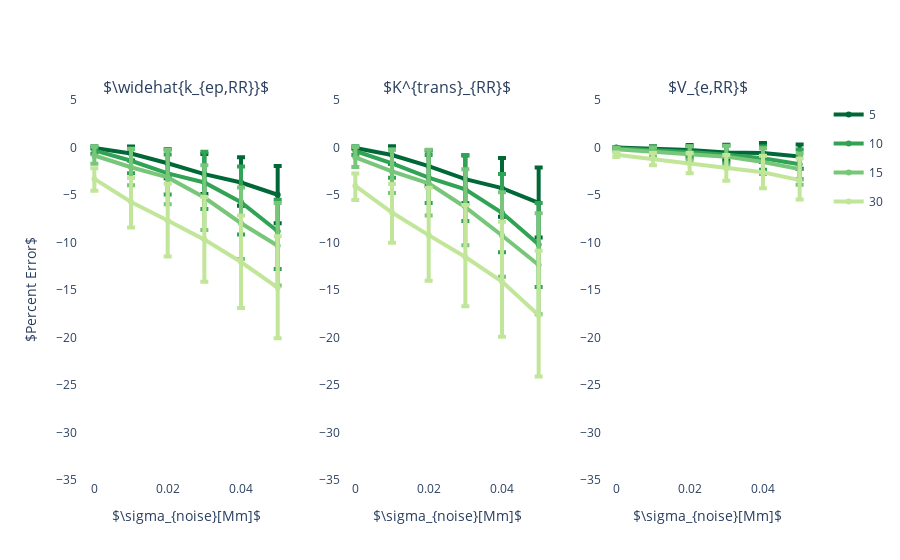

Here is the notebook cell this chart was saved with:
### Markdown cell above
# Figure 3

### Code cell
file = loadmat('fig2andfig3vars.mat')

listSigmaC = np.squeeze(np.asarray((np.reshape(file['listSigmaC'], 6))))

curErr = file['curErr']
errQt = file['errQt']
errMd = file['errMd']

curErr1 = file['curErr1']
errQt1 = file['errQt1']
errMd1 = file['errMd1']

curErr2 = file['curErr2']
errQt2 = file['errQt2']
errMd2 = file['errMd2']

fig = make_subplots(rows=1, cols=3, 
                    subplot_titles=(r'$\widehat{k_{ep,RR}}$', r'$K^{trans}_{RR}$', r'$V_{e,RR}$'),
                    )

# First subplot 
line_colours = cycle(['#006837','#31A354','#78C679','#C2E699'])

legend_values = cycle([5, 10, 15, 30])


for i in range(0,4):
    finalErrMd=np.squeeze(np.asarray((np.reshape(errMd[i,:], 6))))
    finalErrorDiff=np.squeeze(np.asarray((np.reshape(abs(errQt[i,:,0]-errMd[i,:]), 6))))
    finalErrorDiffMinus=np.squeeze(np.asarray((np.reshape(abs(errQt[i,:,1]-errMd[i,:]), 6))))
    fig.add_trace(go.Scatter(
        x=listSigmaC,
        y=finalErrMd,
        error_y=dict(
            type='data', # value of error bar given in data coordinates
            array=finalErrorDiff,
            arrayminus=finalErrorDiffMinus,
            symmetric=False,
            visible=True,
            thickness=4),
        name=next(legend_values),
        legendgroup=i,
        line_color=next(line_colours),
        line_width=4, showlegend=False
    ),row=1, col=1)
    



# Second subplot

line_colours = cycle(['#006837','#31A354','#78C679','#C2E699'])

for i in range(0,4):
    finalErrMd1=np.squeeze(np.asarray((np.reshape(errMd1[i,:], 6))))
    
    finalErrorDiff1=np.squeeze(np.asarray((np.reshape(abs(errQt1[i,:,0]-errMd1[i,:]), 6))))
    finalErrorDiffMinus1=np.squeeze(np.asarray((np.reshape(abs(errQt1[i,:,1]-errMd1[i,:]), 6))))
    fig.add_trace(go.Scatter(
        x=listSigmaC,
        y=finalErrMd1,
        error_y=dict(
            type='data', # value of error bar given in data coordinates
            array=finalErrorDiff1,
            arrayminus=finalErrorDiffMinus1,
            symmetric=False,
            visible=True,
            thickness=4),
        name=next(legend_values),
        legendgroup=i,
        line_color=next(line_colours),
        line_width=4, showlegend=False       
    ),row=1, col=2)




# Third subplot

legend_values=cycle(['5','10','15','30'])

    
line_colours = cycle(['#006837','#31A354','#78C679','#C2E699'])

for i in range(0,4):
    finalErrMd2=np.squeeze(np.asarray((np.reshape(errMd2[i,:], 6))))
    
    finalErrorDiff2=np.squeeze(np.asarray((np.reshape(abs(errQt2[i,:,0]-errMd2[i,:]), 6))))
    finalErrorDiffMinus2=np.squeeze(np.asarray((np.reshape(abs(errQt2[i,:,1]-errMd2[i,:]), 6))))
    fig.add_trace(go.Scatter(
        x=listSigmaC,
        y=finalErrMd2,
        error_y=dict(
            type='data', # value of error bar given in data coordinates
            array=finalErrorDiff2,
            arrayminus=finalErrorDiffMinus2,
            symmetric=False,
            visible=True,
            thickness=4),
        name=next(legend_values),
        legendgroup=i,
        line_color=next(line_colours),
        line_width=4, showlegend=True      
    ),row=1, col=3)

# General

fig.update_xaxes(title_text=r'$\sigma_{noise}[Mm]$')

fig.update_yaxes(range=[-35,5], tickvals=[-35,-30,-25,-20,-15,-10,-5,0,5], row=1, col=1)
fig.update_yaxes(range=[-35,5], tickvals=[-35,-30,-25,-20,-15,-10,-5,0,5], row=1, col=2)
fig.update_yaxes(range=[-35,5], tickvals=[-35,-30,-25,-20,-15,-10,-5,0,5], row=1, col=3)

fig.update_layout(yaxis=dict(title=r'$Percent Error$',
                             showline=True), 
                  plot_bgcolor='#ffffff',
)

fig.show()

### Figure 1 — Plotly figure (JSON) as saved in the notebook; plotly's stock layout.template omitted (floating-point values rounded to 4 significant figures)
{"data": [{"error_y": {"array": [0.03388, 0.7404, 1.466, 2.13, 2.661, 3.016], "arrayminus": [0.03991, 0.7325, 1.583, 2.102, 2.455, 3.008], "symmetric": false, "thickness": 4, "type": "data", "visible": true}, "legendgroup": "0", "line": {"color": "#006837", "width": 4}, "name": "5", "showlegend": false, "type": "scatter", "x": [0, 0.01, 0.02, 0.03, 0.04, 0.05], "xaxis": "x", "y": [-0.04748, -0.6308, -1.657, -2.805, -3.684, -4.975], "yaxis": "y"}, {"error_y": {"array": [0.4277, 1.256, 1.988, 3.223, 3.755, 3.3], "arrayminus": [0.3607, 1.308, 2.214, 2.78, 3.391, 3.973], "symmetric": false, "thickness": 4, "type": "data", "visible": true}, "legendgroup": "1", "line": {"color": "#31A354", "width": 4}, "name": "10", "showlegend": false, "type": "scatter", "x": [0, 0.01, 0.02, 0.03, 0.04, 0.05], "xaxis": "x", "y": [-0.2986, -1.395, -2.725, -3.681, -5.759, -8.812], "yaxis": "y"}, {"error_y": {"array": [0.937, 1.94, 2.928, 3.41, 3.774, 4.492], "arrayminus": [0.8652, 1.906, 2.811, 3.403, 3.773, 4.197], "symmetric": false, "thickness": 4, "type": "data", "visible": true}, "legendgroup": "2", "line": {"color": "#78C679", "width": 4}, "name": "15", "showlegend": false, "type": "scatter", "x": [0, 0.01, 0.02, 0.03, 0.04, 0.05], "xaxis": "x", "y": [-0.8457, -2.076, -3.151, -5.27, -7.974, -10.33], "yaxis": "y"}, {"error_y": {"array": [1.134, 2.523, 3.874, 4.485, 4.888, 5.406], "arrayminus": [1.235, 2.687, 3.791, 4.424, 4.83, 5.319], "symmetric": false, "thickness": 4, "type": "data", "visible": true}, "legendgroup": "3", "line": {"color": "#C2E699", "width": 4}, "name": "30", "showlegend": false, "type": "scatter", "x": [0, 0.01, 0.02, 0.03, 0.04, 0.05], "xaxis": "x", "y": [-3.308, -5.732, -7.677, -9.696, -12.05, -14.76], "yaxis": "y"}, {"error_y": {"array": [0.03961, 0.9244, 1.637, 2.503, 3.169, 3.725], "arrayminus": [0.04689, 0.9232, 2.097, 2.543, 3.014, 3.648], "symmetric": false, "thickness": 4, "type": "data", "visible": true}, "legendgroup": "0", "line": {"color": "#006837", "width": 4}, "name": "5", "showlegend": false, "type": "scatter", "x": [0, 0.01, 0.02, 0.03, 0.04, 0.05], "xaxis": "x2", "y": [-0.05945, -0.7883, -1.963, -3.333, -4.278, -5.838], "yaxis": "y2"}, {"error_y": {"array": [0.5, 1.461, 2.388, 3.608, 4.089, 4.379], "arrayminus": [0.4246, 1.522, 2.684, 3.326, 4.15, 4.48], "symmetric": false, "thickness": 4, "type": "data", "visible": true}, "legendgroup": "1", "line": {"color": "#31A354", "width": 4}, "name": "10", "showlegend": false, "type": "scatter", "x": [0, 0.01, 0.02, 0.03, 0.04, 0.05], "xaxis": "x2", "y": [-0.3663, -1.661, -3.168, -4.404, -6.869, -10.22], "yaxis": "y2"}, {"error_y": {"array": [1.097, 2.307, 3.524, 4.0, 4.55, 5.46], "arrayminus": [1.021, 2.265, 3.384, 4.014, 4.341, 5.196], "symmetric": false, "thickness": 4, "type": "data", "visible": true}, "legendgroup": "2", "line": {"color": "#78C679", "width": 4}, "name": "15", "showlegend": false, "type": "scatter", "x": [0, 0.01, 0.02, 0.03, 0.04, 0.05], "xaxis": "x2", "y": [-1.032, -2.523, -3.762, -6.286, -9.268, -12.37], "yaxis": "y2"}, {"error_y": {"array": [1.319, 3.016, 4.971, 5.48, 6.296, 6.796], "arrayminus": [1.476, 3.182, 4.794, 5.182, 5.816, 6.442], "symmetric": false, "thickness": 4, "type": "data", "visible": true}, "legendgroup": "3", "line": {"color": "#C2E699", "width": 4}, "name": "30", "showlegend": false, "type": "scatter", "x": [0, 0.01, 0.02, 0.03, 0.04, 0.05], "xaxis": "x2", "y": [-4.051, -6.847, -9.22, -11.53, -14.11, -17.66], "yaxis": "y2"}, {"error_y": {"array": [0.005823, 0.2524, 0.5184, 0.8232, 1.065, 1.252], "arrayminus": [0.006934, 0.2638, 0.579, 0.7952, 0.9247, 1.281], "symmetric": false, "thickness": 4, "type": "data", "visible": true}, "legendgroup": "0", "line": {"color": "#006837", "width": 4}, "name": "5", "showlegend": true, "type": "scatter", "x": [0, 0.01, 0.02, 0.03, 0.04, 0.05], "xaxis": "x3", "y": [-0.01194, -0.1395, -0.2504, -0.5283, -0.59, -0.9459], "yaxis": "y3"}, {"error_y": {"array": [0.07539, 0.3744, 0.644, 0.9535, 1.251, 1.544], "arrayminus": [0.06383, 0.2997, 0.6197, 0.855, 1.219, 1.579], "symmetric": false, "thickness": 4, "type": "data", "visible": true}, "legendgroup": "1", "line": {"color": "#31A354", "width": 4}, "name": "10", "showlegend": true, "type": "scatter", "x": [0, 0.01, 0.02, 0.03, 0.04, 0.05], "xaxis": "x3", "y": [-0.06763, -0.2459, -0.4736, -0.7514, -1.136, -1.761], "yaxis": "y3"}, {"error_y": {"array": [0.1682, 0.4396, 0.7395, 1.132, 1.444, 1.641], "arrayminus": [0.1562, 0.445, 0.7351, 0.9578, 1.261, 1.644], "symmetric": false, "thickness": 4, "type": "data", "visible": true}, "legendgroup": "2", "line": {"color": "#78C679", "width": 4}, "name": "15", "showlegend": true, "type": "scatter", "x": [0, 0.01, 0.02, 0.03, 0.04, 0.05], "xaxis": "x3", "y": [-0.1858, -0.4352, -0.6087, -0.9623, -1.524, -2.273], "yaxis": "y3"}, {"error_y": {"array": [0.2245, 0.6451, 1.111, 1.402, 1.755, 2.284], "arrayminus": [0.2425, 0.6523, 1.012, 1.298, 1.668, 2.051], "symmetric": false, "thickness": 4, "type": "data", "visible": true}, "legendgroup": "3", "line": {"color": "#C2E699", "width": 4}, "name": "30", "showlegend": true, "type": "scatter", "x": [0, 0.01, 0.02, 0.03, 0.04, 0.05], "xaxis": "x3", "y": [-0.7553, -1.223, -1.697, -2.199, -2.611, -3.434], "yaxis": "y3"}], "layout": {"annotations": [{"font": {"size": 16}, "showarrow": false, "text": "$\\widehat{k_{ep,RR}}$", "x": 0.1444, "xanchor": "center", "xref": "paper", "y": 1, "yanchor": "bottom", "yref": "paper"}, {"font": {"size": 16}, "showarrow": false, "text": "$K^{trans}_{RR}$", "x": 0.5, "xanchor": "center", "xref": "paper", "y": 1, "yanchor": "bottom", "yref": "paper"}, {"font": {"size": 16}, "showarrow": false, "text": "$V_{e,RR}$", "x": 0.8556, "xanchor": "center", "xref": "paper", "y": 1, "yanchor": "bottom", "yref": "paper"}], "plot_bgcolor": "#ffffff", "xaxis": {"anchor": "y", "domain": [0, 0.2889], "title": {"text": "$\\sigma_{noise}[Mm]$"}}, "xaxis2": {"anchor": "y2", "domain": [0.3556, 0.6444], "title": {"text": "$\\sigma_{noise}[Mm]$"}}, "xaxis3": {"anchor": "y3", "domain": [0.7111, 1], "title": {"text": "$\\sigma_{noise}[Mm]$"}}, "yaxis": {"anchor": "x", "domain": [0, 1], "range": [-35, 5], "showline": true, "tickvals": [-35, -30, -25, -20, -15, -10, -5, 0, 5], "title": {"text": "$Percent Error$"}}, "yaxis2": {"anchor": "x2", "domain": [0, 1], "range": [-35, 5], "tickvals": [-35, -30, -25, -20, -15, -10, -5, 0, 5]}, "yaxis3": {"anchor": "x3", "domain": [0, 1], "range": [-35, 5], "tickvals": [-35, -30, -25, -20, -15, -10, -5, 0, 5]}}}
